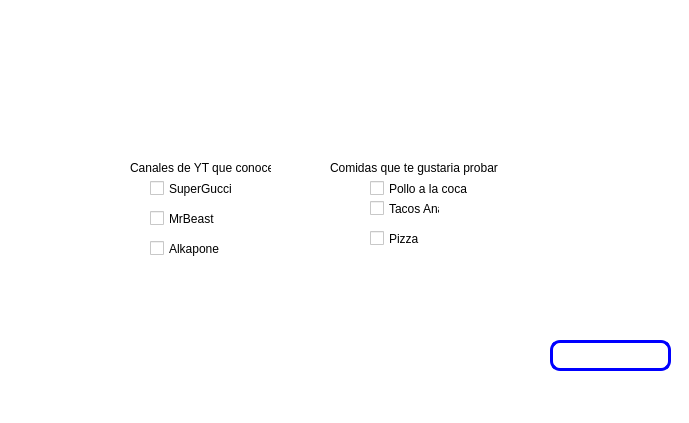
<?xml version="1.0" encoding="UTF-8"?>
<ui version="4.0">
 <class>MainWindow</class>
 <widget class="QMainWindow" name="MainWindow">
  <property name="geometry">
   <rect>
    <x>0</x>
    <y>0</y>
    <width>689</width>
    <height>423</height>
   </rect>
  </property>
  <property name="windowTitle">
   <string>MainWindow</string>
  </property>
  <property name="styleSheet">
   <string notr="true">background-color: rgb(255, 255, 255);</string>
  </property>
  <widget class="QWidget" name="centralwidget">
   <widget class="QLineEdit" name="txt_temporizador">
    <property name="geometry">
     <rect>
      <x>550</x>
      <y>340</y>
      <width>121</width>
      <height>31</height>
     </rect>
    </property>
    <property name="font">
     <font>
      <pointsize>11</pointsize>
     </font>
    </property>
    <property name="styleSheet">
     <string notr="true">border: 3px solid blue;
border-radius:10px</string>
    </property>
    <property name="text">
     <string/>
    </property>
   </widget>
   <widget class="QLabel" name="label_11">
    <property name="geometry">
     <rect>
      <x>10</x>
      <y>10</y>
      <width>181</width>
      <height>121</height>
     </rect>
    </property>
    <property name="text">
     <string/>
    </property>
    <property name="pixmap">
     <pixmap resource="../Archivos/Recursos.qrc">:/Recursos/UAT.png</pixmap>
    </property>
    <property name="scaledContents">
     <bool>true</bool>
    </property>
   </widget>
   <widget class="QLabel" name="label_9">
    <property name="geometry">
     <rect>
      <x>510</x>
      <y>20</y>
      <width>161</width>
      <height>61</height>
     </rect>
    </property>
    <property name="styleSheet">
     <string notr="true">background-image: url(:/NLogos/Facultad.jpg);</string>
    </property>
    <property name="text">
     <string/>
    </property>
    <property name="pixmap">
     <pixmap resource="../Archivos/Recursos.qrc">:/Recursos/facultad_ingenieria_tampico.png</pixmap>
    </property>
    <property name="scaledContents">
     <bool>true</bool>
    </property>
   </widget>
   <widget class="QCheckBox" name="cb_supergucci">
    <property name="geometry">
     <rect>
      <x>150</x>
      <y>180</y>
      <width>91</width>
      <height>17</height>
     </rect>
    </property>
    <property name="text">
     <string>SuperGucci</string>
    </property>
   </widget>
   <widget class="QCheckBox" name="cb_mrbeast">
    <property name="geometry">
     <rect>
      <x>150</x>
      <y>210</y>
      <width>70</width>
      <height>17</height>
     </rect>
    </property>
    <property name="text">
     <string>MrBeast</string>
    </property>
   </widget>
   <widget class="QCheckBox" name="cb_alka">
    <property name="geometry">
     <rect>
      <x>150</x>
      <y>240</y>
      <width>81</width>
      <height>17</height>
     </rect>
    </property>
    <property name="text">
     <string>Alkapone</string>
    </property>
   </widget>
   <widget class="QCheckBox" name="cb_pollo">
    <property name="geometry">
     <rect>
      <x>370</x>
      <y>180</y>
      <width>131</width>
      <height>17</height>
     </rect>
    </property>
    <property name="text">
     <string>Pollo a la coca</string>
    </property>
   </widget>
   <widget class="QCheckBox" name="cb_tacos">
    <property name="geometry">
     <rect>
      <x>370</x>
      <y>200</y>
      <width>70</width>
      <height>17</height>
     </rect>
    </property>
    <property name="text">
     <string>Tacos Ana</string>
    </property>
   </widget>
   <widget class="QCheckBox" name="cb_pizza">
    <property name="geometry">
     <rect>
      <x>370</x>
      <y>230</y>
      <width>70</width>
      <height>17</height>
     </rect>
    </property>
    <property name="text">
     <string>Pizza</string>
    </property>
   </widget>
   <widget class="QLabel" name="label">
    <property name="geometry">
     <rect>
      <x>130</x>
      <y>160</y>
      <width>141</width>
      <height>16</height>
     </rect>
    </property>
    <property name="text">
     <string>Canales de YT que conoces</string>
    </property>
   </widget>
   <widget class="QLabel" name="label_2">
    <property name="geometry">
     <rect>
      <x>330</x>
      <y>160</y>
      <width>171</width>
      <height>16</height>
     </rect>
    </property>
    <property name="text">
     <string>Comidas que te gustaria probar</string>
    </property>
   </widget>
  </widget>
  <widget class="QMenuBar" name="menubar">
   <property name="geometry">
    <rect>
     <x>0</x>
     <y>0</y>
     <width>689</width>
     <height>26</height>
    </rect>
   </property>
  </widget>
  <widget class="QStatusBar" name="statusbar"/>
 </widget>
 <resources>
  <include location="../Archivos/Recursos.qrc"/>
 </resources>
 <connections/>
</ui>
